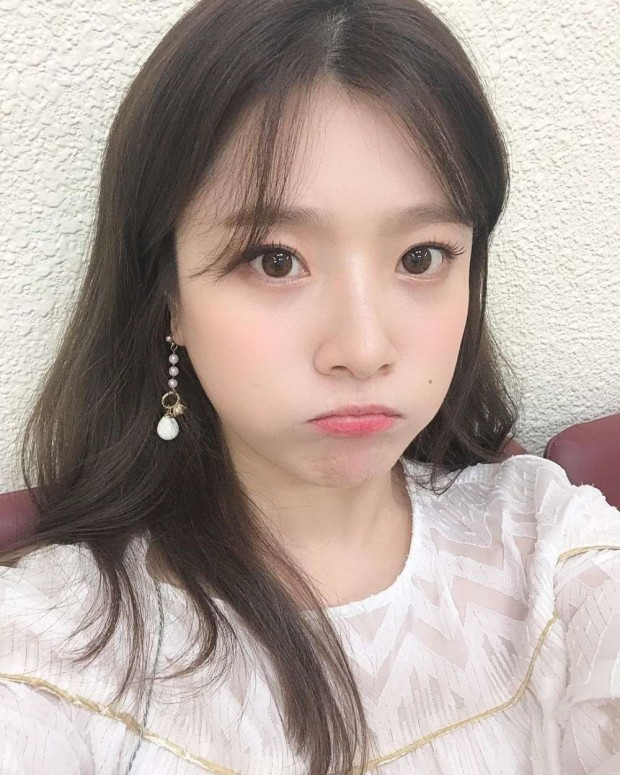
#> input picture Artificial-intelligence-learning-with-Python/My Code/images/Ben1.png, 620 x 775 px
$ jupyter execute 02_datastructure.ipynb
#> lines starting #> are read from the running program, lines starting #| are printed output that depends on the picture
# 라이브러리 임포트

[cell 1]
import numpy as np
from PIL import Image, ImageFont, ImageDraw
from PIL.ImageChops import add, subtract, multiply, difference, screen
import PIL.ImageStat as stat
from skimage.io import imread, imsave, imshow, show
from skimage import color, viewer, img_as_float, data
from skimage.transform import SimilarityTransform, warp, swirl
from skimage.util import random_noise
import matplotlib.image as mpimg
import matplotlib.pylab as plt
from scipy import misc

# 다양한 영상 유형과 파일 형식 다루기 및 기본 영상 조작

[cell 2]
im = Image.open("../images/Ben1.png") 	# PIL 함수 이용 영상 읽기
#> im is the input picture: PIL image 620x775 RGBA; mean R, G, B, A 176.7, 162.4, 155.5, 255
print(im.mode) 								# RGB
#| RGBA
im.save("../images/Ben1.jpg") 			# Image 객체 내의 save() 함수로 영상 저장

[cell 3]
im = Image.open("../images/Ben1.png") 	# PIL 함수 이용 영상 읽기
print(im.mode) 								# RGB
#| RGBA
im = im.convert("RGB")
#> im: PIL image 620x775 RGB
im.save("../images/Ben1.jpg") 			# Image 객체 내의 save() 함수로 영상 저장
# jpg파일은 투명도를 표현할 수 없는 파일 포멧인데 여기에 alpha값을 저장하려고 할 경우 발생

# 한 영상 모드에서 다른 영상 모드로 변환

[cell 4]
im = imread("../images/Ben1.png")
im_g = color.rgb2gray(im)
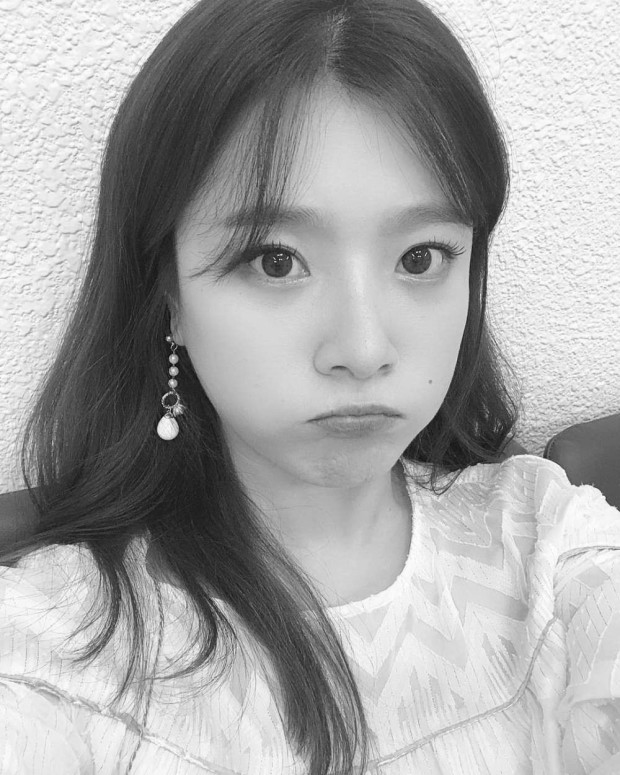
#> im_g: shape (775, 620) float64; min 0.0254, max 1, mean 0.647
plt.subplot(121), plt.imshow(im, cmap='gray'), plt.axis('off')
plt.subplot(122), plt.imshow(im_g, cmap='gray'), plt.axis('off')
plt.show()
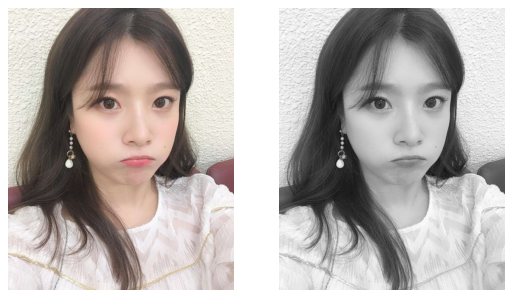
#> figure drawn by matplotlib, 2 panels

# 한 색상 공간에서 다른 색상 공간으로 변환

[cell 5]
im = imread("../images/Ben2.jpg")
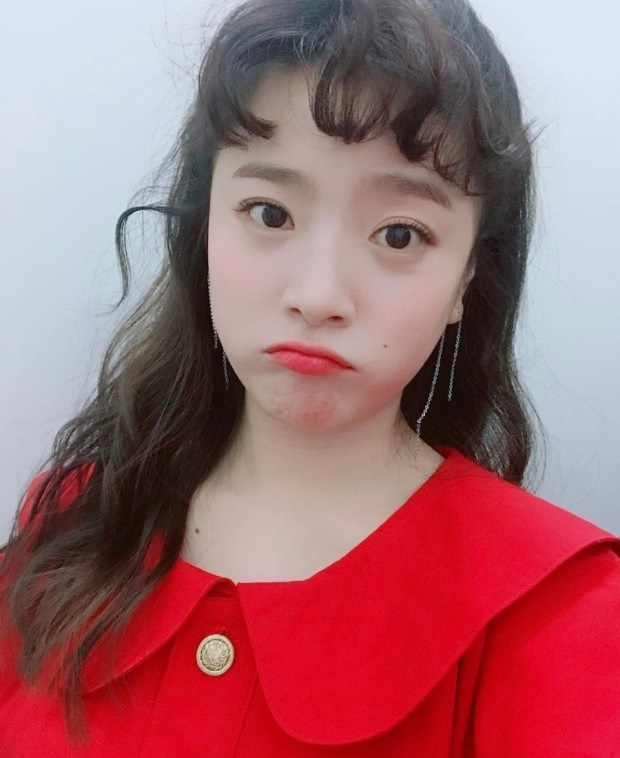
#> input picture Artificial-intelligence-learning-with-Python/My Code/images/Ben2.jpg, 620 x 758 px
#> im is the input picture: shape (758, 620, 3); mean R, G, B 162.3, 104.8, 111.8
im_hsv = color.rgb2hsv(im)
#> im_hsv: shape (758, 620, 3) float64; mean of channels 0, 1, 2 0.506, 0.397, 0.662
plt.gray() # 명암도 영상으로 표시

plt.figure(figsize=(10,8))
plt.subplot(221), plt.imshow(im_hsv[...,0])
plt.title('h', size=20), plt.axis('off')
plt.subplot(222), plt.imshow(im_hsv[...,1]),
plt.title('s', size=20), plt.axis('off')
plt.subplot(223), plt.imshow(im_hsv[...,2]),
plt.title('v', size=20), plt.axis('off')
plt.subplot(224), plt.axis('off')
plt.show()
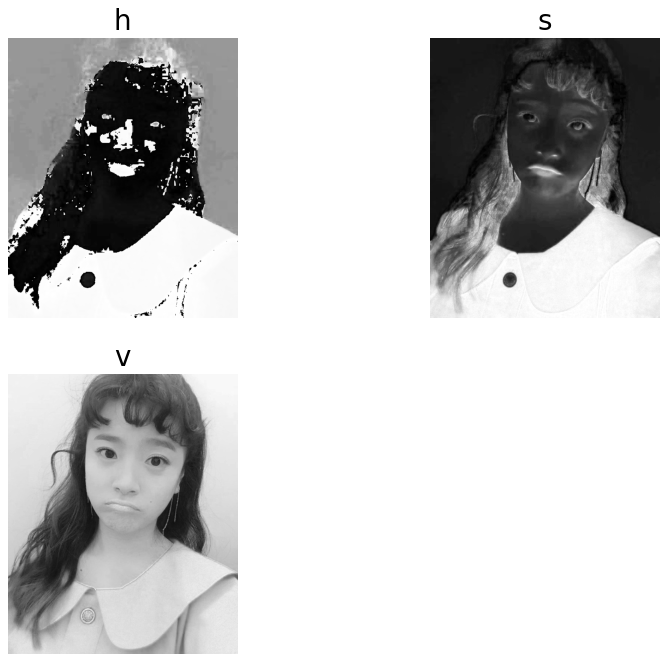
#> figure drawn by matplotlib, 3 panels

# 영상 데이터 구조 변환

[cell 6]
im = Image.open('../images/Ben3.png') # PIL 모듈의 Image 객체로 영상 읽기
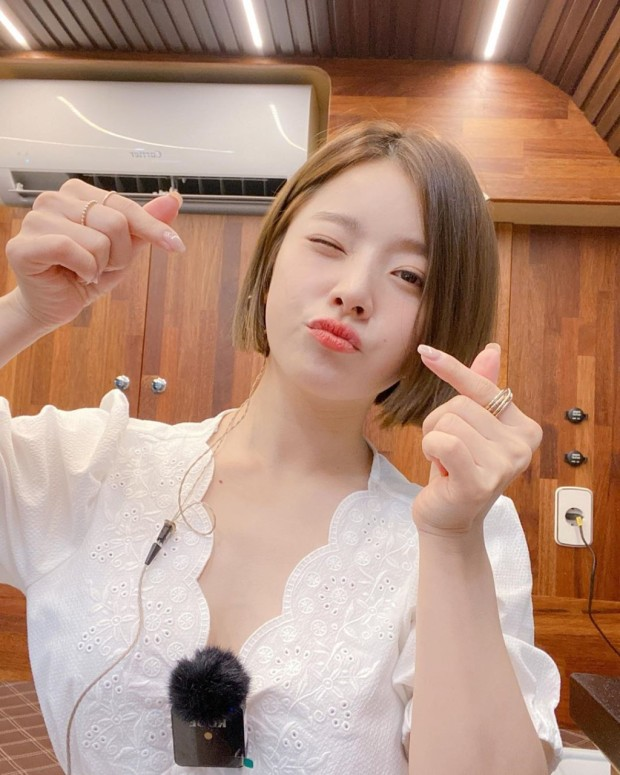
#> input picture Artificial-intelligence-learning-with-Python/My Code/images/Ben3.png, 620 x 775 px
#> im is the input picture: PIL image 620x775 RGBA; mean R, G, B, A 179.4, 144.7, 127.3, 255
im = np.array(im)						 # Image 객체에서 numpy ndarray 생성
imshow(im)					 # skimage 모듈의 imshow 함수 사용해 영상 표시
plt.axis('off')
show()
